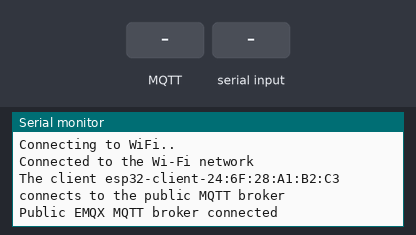
Recording of a sketch running on a simulated ESP32. Shown: the last lines printed to the serial monitor. The inputs (shaded band) are chosen by the test bench. WiFi joins after 1.5 s; servers stay silent unless stated; no MQTT or app messages arrive unless stated; web services answer with replies made up by the test bench.

Above: at 2.7 s.
2.8 s: MQTT message "1" arrives on the first subscribed topic
At 4.7 s:
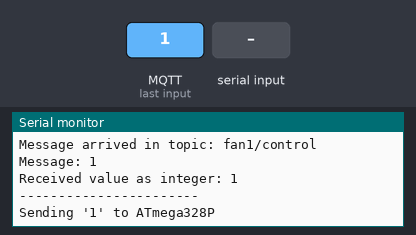
5.0 s: "90,45\n" received over the second serial link
At 12.72 s:
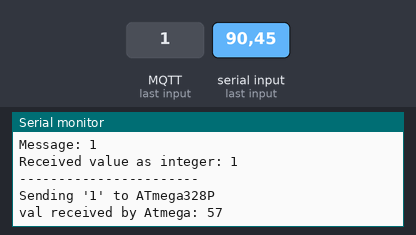
14.2 s: MQTT message "3" arrives on the first subscribed topic
At 15.9 s:
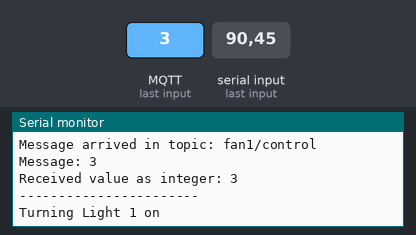
16.2 s: MQTT message "4" arrives on the first subscribed topic
At 17.9 s:
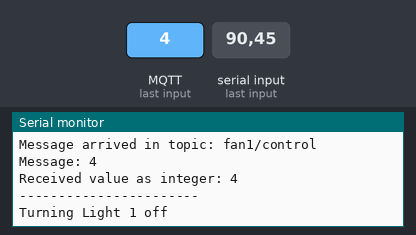
18.2 s: MQTT message "90" arrives on the first subscribed topic
At 19.7 s:
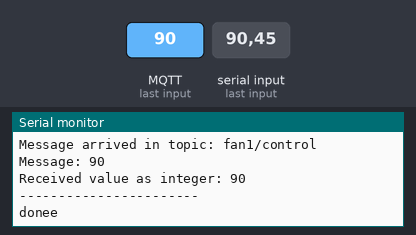
20.2 s: MQTT message "1" arrives on the second subscribed topic
At 21.4 s:
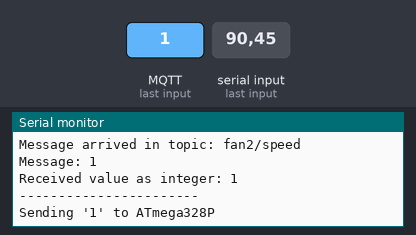
Timing chart, 0 to 23.2 s (numbered marks = the images above; inputs shaded):
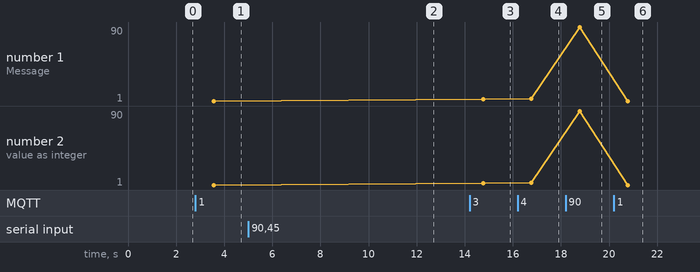

The sketch:

home_automation_sketch.ino
```cpp
#include <WiFi.h>
#include <PubSubClient.h>
#include <HTTPClient.h>

// WiFi
const char *ssid = "asimali"; // Enter your Wi-Fi name
const char *password = "33103310";  // Enter Wi-Fi password

// MQTT Broker
const char *mqtt_broker = "test.mosquitto.org";
const char *topic1 = "fan1/control";
const char *topic2 = "fan2/speed";
const char *topic3 = "light1/control";
const char *topic4 = "light2/control";
const char *topic5 = "light3/control";
const char *topic6 = "LDRValue";
int LED1Status;
int LED2Status;
int LED3Status;
int fanStatus;
int fanSpeed;
int ldrValue;
int receivedValue = 0;
int count = 0;

const char *mqtt_username = "";
const char *mqtt_password = "";
const int mqtt_port = 1883;
const long channelId = 2390484;
const char* apiKey = "II2KTL4CZTQK4MH0";

WiFiClient espClient;
PubSubClient client(espClient);

void setup() {
    // Set software serial baud to 115200;
    Serial.begin(115200);
    Serial2.begin(9600, SERIAL_8N1, 16, 17); // RX2=16, TX2=17 on ESP32
    // Connecting to a WiFi network
    WiFi.begin(ssid, password);
    while (WiFi.status() != WL_CONNECTED) {
        delay(500);
        Serial.println("Connecting to WiFi..");
    }
    Serial.println("Connected to the Wi-Fi network");
    //connecting to a mqtt broker
    client.setServer(mqtt_broker, mqtt_port);
    client.setCallback(callback);
    while (!client.connected()) {
        String client_id = "esp32-client-";
        client_id += String(WiFi.macAddress());
        Serial.printf("The client %s connects to the public MQTT broker\n", client_id.c_str());
        if (client.connect(client_id.c_str(), mqtt_username, mqtt_password)) {
            Serial.println("Public EMQX MQTT broker connected");
        } else {
            Serial.print("failed with state ");
            Serial.print(client.state());
            delay(2000);
        }
    }
    // Publish and subscribe
    client.subscribe(topic1);
    client.subscribe(topic2);
    client.subscribe(topic3);
    client.subscribe(topic4);
    client.subscribe(topic5);
}
void callback(char *topic, byte *payload, unsigned int length) {
    Serial.print("Message arrived in topic: ");
    Serial.println(topic);
    Serial.print("Message: ");
    for (int i = 0; i < length; i++) {
        Serial.print((char) payload[i]);
    }
    String receivedValueStr = "";  // String to accumulate characters
    int receivedValue = 0;         // Integer to store the final value

      for (int i = 0; i < length; i++) {
          receivedValueStr += (char)payload[i];
      }

    // Convert the accumulated string to an integer
    receivedValue = atoi(receivedValueStr.c_str());
    Serial.println();
    Serial.print("Received value as integer: ");
    Serial.println(receivedValue);
    Serial.println("-----------------------");

    // Send the received character to ATmega328P through UART
    if (length > 0) {
        switch (receivedValue) {
            case 1:
                Serial.println("Sending '1' to ATmega328P");
                Serial2.write(1);
                fanStatus=1;
                break;
            case 2:
                Serial.println("Sending '0' to ATmega328P");
                Serial2.write(2);
                fanStatus=0;
                break;
            case 3:
                Serial.println("Turning Light 1 on");
                Serial2.write(3);
                LED1Status = 1;
                break;
            case 4:
                Serial.println("Turning Light 1 off");
                Serial2.write(4);
                LED1Status = 0;
                break;
            case 5:
                Serial.println("Turning Light 2 on");
                Serial2.write(5);
                LED2Status = 1;
                break;
            case 6:
                Serial.println("Turning Light 2 off");
                Serial2.write(6);
                LED2Status = 0;
                break;
            case 7:
                Serial.println("Turning Light 3 on");
                Serial2.write(7);
                LED3Status = 1;
                break;
            case 8:
                Serial.println("Turning Light 3 off");
                Serial2.write(8);
                LED3Status = 0;
                break;
            default:
                Serial2.write(receivedValue);
                fanSpeed = receivedValue;
                Serial.println("donee");
                break;
        }
    }
}

void loop() {
    client.loop();
    delay(1000);
    if(count>=10){
      if(Serial2.available()){
      Serial.print("val received by Atmega: ");
      receivedValue = Serial2.read();
      Serial.println(receivedValue);
      ldrValue = receivedValue;
      }
      postRequest();
      updateValue();
      count = 0;
    }
    count++;
}
void updateValue(){
  char payload[200];       // Adjust the size based on the maximum size of your value
      snprintf(payload, sizeof(payload), "%d", ldrValue);
      // Publish the payload to the MQTT topic
      client.publish(topic6, payload);
}
void postRequest(){

  // Create the URL for ThingSpeak API
  String url = "http://api.thingspeak.com/update?api_key=" + String(apiKey) +
               "&field1=" + String(LED1Status) +
               "&field2=" + String(LED2Status) +
               "&field3=" + String(LED3Status) +
               "&field4=" + String(fanStatus) +
               "&field5=" + String(fanSpeed) +
               "&field6=" + String(ldrValue);

  // Send HTTP POST request
  HTTPClient http;
  http.begin(url);

  int httpResponseCode = http.POST("");

  if (httpResponseCode > 0) {
    Serial.print("HTTP Response code: ");
    Serial.println(httpResponseCode);
  } else {
    Serial.print("HTTP POST request failed. Error code: ");
    Serial.println(httpResponseCode);
  }

  http.end();
}
```

Measured:
- after the input at 2.8 s, the serial monitor: prints a new line after 0.76 s (image 1)
- after the input at 5.0 s, the serial monitor: prints a new line after 7.6 s (image 2)
- after the input at 14.2 s, the serial monitor: prints a new line after 0.57 s (image 3)
- after the input at 16.2 s, the serial monitor: prints a new line after 0.58 s (image 4)
- after the input at 18.2 s, the serial monitor: prints a new line after 0.58 s (image 5)
- after the input at 20.2 s, the serial monitor: prints a new line after 0.59 s (image 6)
- plotted number 1: 1 → 3 after the input at 14.2 s, 3 → 4 after the input at 16.2 s, 4 → 90 after the input at 18.2 s
- plotted number 2: 1 → 3 after the input at 14.2 s, 3 → 4 after the input at 16.2 s, 4 → 90 after the input at 18.2 s
